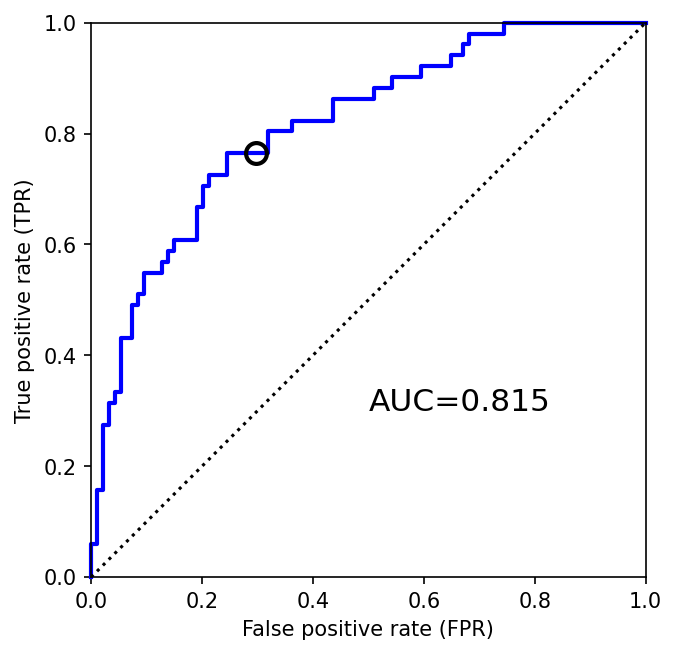

Write the Python code that produced this figure.
import matplotlib.pyplot as plt
import numpy as np
import pandas as pd

from sklearn.model_selection import train_test_split, ParameterSampler
from sklearn.ensemble import RandomForestClassifier
from sklearn.metrics import roc_curve, auc, confusion_matrix, accuracy_score, recall_score


def evaluate_validation(data, label, model):
    probability = model.predict_proba(data)[:, 1]

    # ROC解析
    fpr, tpr, thresholds = roc_curve(label, probability)
    auc_value = auc(fpr, tpr)

    # Youden's indexによるカットオフ値
    cutoff_idx = np.argmax(tpr - fpr)
    cutoff = thresholds[cutoff_idx]

    return {
        "auc": auc_value,
        "cutoff": cutoff
    }


def evaluate_test(data, label, model, cutoff=0.5):
    probability = model.predict_proba(data)[:, 1]

    # ROC解析
    fpr, tpr, thresholds = roc_curve(label, probability)
    auc_value = auc(fpr, tpr)

    # 混同行列から性能指標を算出
    pred = (probability >= cutoff).astype(int)
    tn, fp, fn, tp = confusion_matrix(label, pred).ravel()
    accuracy = accuracy_score(label, pred)
    sensitivity = recall_score(label, pred)
    specificity = tn / (tn + fp)
           
    # ROC曲線の描画 (matplotlibを使用)
    plt.plot(fpr, tpr, 'b', linewidth=2.0, clip_on=False)
    base_points = [0.0, 1.0]
    plt.plot(base_points, base_points, 'k', linestyle='dotted')
    plt.xlabel('False positive rate (FPR)')
    plt.ylabel('True positive rate (TPR)')
    plt.xlim(0, 1)
    plt.ylim(0, 1)
    plt.plot(1-specificity, sensitivity, 'o', ms=10, markeredgewidth=2,
             markerfacecolor="None", markeredgecolor='k')
    plt.text(0.5, 0.3, 'AUC=%.3f' % (auc_value), size=15)
    plt.gca().set_aspect('equal', adjustable='box')
    plt.show()

    return {
        "auc": auc_value,
        "accuracy": accuracy,
        "sensitivity": sensitivity,
        "specificity": specificity,
        "cutoff": cutoff
    }


def training_with_parameter_search(train_data, train_label,
                                   val_data, val_label,
                                   hyper_params=None):
    best_auc = -np.inf
    best_model = None
    best_params = None
    best_cutoff = None

    # 試行するパラメータのリストを作成 (ランダムサーチ)
    param_sets = list(ParameterSampler(hyper_params, n_iter=20, random_state=45678))

    for params in param_sets:

        # 学習
        model = RandomForestClassifier(random_state=23456, **params)
        model.fit(train_data, train_label)
    
        # 検証データによる評価
        val_results = evaluate_validation(val_data, val_label, model)

        # 検証データでの性能がこれまでで最も高ければ、保存するモデル、カットオフを更新
        if val_results["auc"] > best_auc:
            best_auc = val_results["auc"]
            best_model = model
            best_params = params
            best_cutoff = val_results["cutoff"]

    return best_model, best_params, best_cutoff


def main():
    
    in_data_file_name = "diabetes_selected.pkl"
    diabetes_data_selected = pd.read_pickle(in_data_file_name) 

    # データを特徴量(x)とラベル(y)に分割
    diabetes_data = diabetes_data_selected.drop(columns='Outcome')
    diabetes_label = diabetes_data_selected['Outcome']

    # 学習、検証、テストデータに分割 (6:2:2)
    trainval_data, test_data, trainval_label, test_label = train_test_split(
        diabetes_data, diabetes_label, test_size=0.2, random_state=12345)
    train_data, val_data, train_label, val_label = train_test_split(
        trainval_data, trainval_label, test_size=0.25, random_state=12345)

    # ハイパーパラメータの設定
    hyper_params = {"n_estimators": range(1, 21),
                    "max_depth": range(1, 6),
                    "criterion": ["gini", "entropy"],
                    "min_samples_leaf": [1, 2, 4]}

    best_model, best_params, best_cutoff = training_with_parameter_search(train_data,
                                                                          train_label,
                                                                          val_data,
                                                                          val_label,
                                                                          hyper_params)
    print(f"BestParams: {best_params}")

    test_results = evaluate_test(test_data, test_label, best_model, best_cutoff)
    print(test_results)


if __name__ == "__main__":
    main() 
